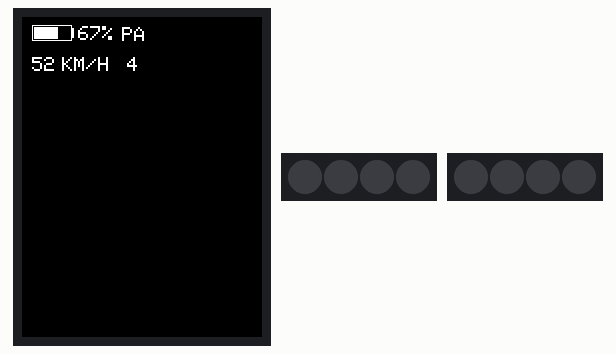
Recording of a sketch running on a simulated ESP32-S3. Shown: 240×320 colour display, 2 × 4 RGB LEDs in strip order, left to right. Dim RGB values are drawn brighter than linear; what the sketch prints to the serial monitor is not drawn.

Above: at 0.3 s.
At 5.45 s:
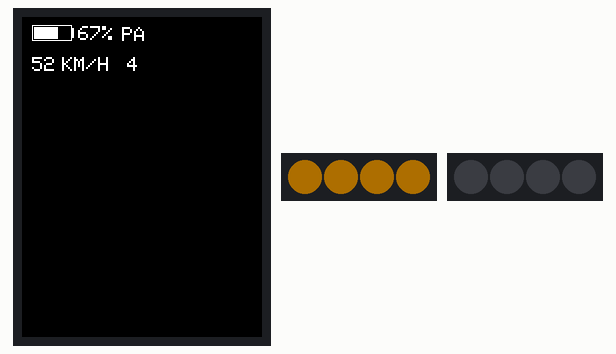
At 7.55 s:
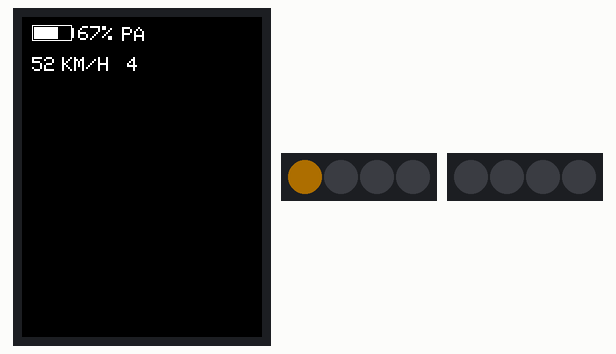
At 9.35 s:
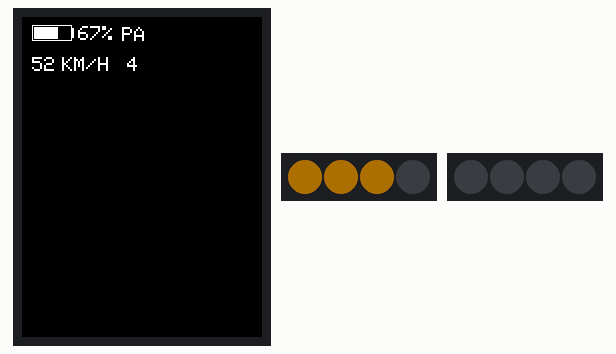
At 11.25 s:
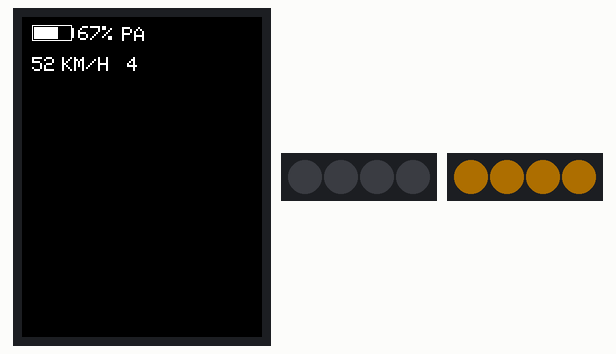
At 14.75 s:
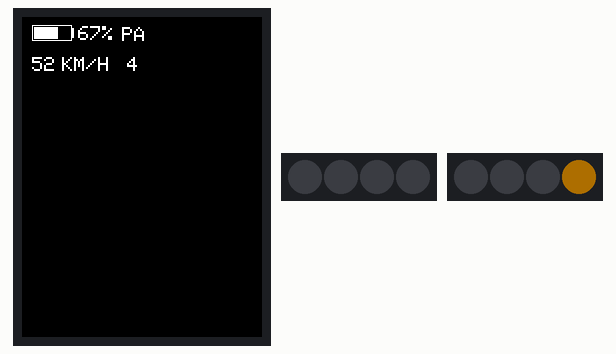
Timing chart, 0 to 40.0 s (numbered marks = the images above):
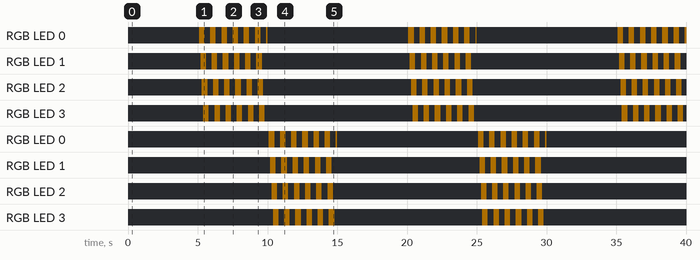

The sketch:

display-2026-led-strips.ino
```cpp
/**************************************************************************
  Electrium Mobility Bakfiets display
  ILI9341 240x320 SPI TFT on an ESP32-S3, using the hardware SPI peripheral,
  plus left/right turn signals on two LED strips (sweep animation).
  Board: ESP32-S3 (Tools > Board > ESP32S3 Dev Module).

  Contributors: Patrick He, Kimberley Hoang, Alisa Wu, Saptarshi Bhattacherya,
                David Ertel, Youji Li [INSERT NAMES HERE]
 **************************************************************************/

#include <SPI.h>
#include <Adafruit_GFX.h>
#include <Adafruit_ILI9341.h>
#include <Adafruit_NeoPixel.h>

//****************************************************************************************************************
// DISPLAY: pins and settings
//****************************************************************************************************************

// Pins are the ESP32-S3's default FSPI (SPI2) pins, so the SPI hardware can drive them directly

// FSPICS0
// chip select: low = screen selected, high = screen ignores the SPI lines
#define CS 10

// FSPICLK
// clock signal generated by the SPI peripheral to synchronise data transfer
#define CLK 12

// FSPID
// ESP output, peripheral input
#define MOSI 11

// FSPIQ
// ESP input, peripheral output (not needed for drawing, only for reading from the screen)
#define MISO 13

// data/command pin: low = the bytes are a command, high = the bytes are pixel data
#define DC 9

// reset
#define RST 8

#define SCREEN_WIDTH 240
#define SCREEN_HEIGHT 320

// SPI clock speed for the screen. Lower it (20 or 10 MHz) if pixels look garbled on real hardware
#define SPI_FREQ 40000000

// How often the screen is redrawn
#define DISPLAY_MS 200  // 5 times per second

// Instantiate new driver object (controls the screen)
// Passing only CS, DC and RST makes the library use the hardware SPI peripheral
// (passing all six pins would make it bit-bang the data in software, which is much slower)
Adafruit_ILI9341 screen = Adafruit_ILI9341(CS, DC, RST);

// Last time the screen was redrawn
unsigned long lastDisplay = 0;

//****************************************************************************************************************
// TURN SIGNALS: pins, settings and state
//****************************************************************************************************************

// LED strips: one per side
#define LEFT_STRIP_PIN   5
#define RIGHT_STRIP_PIN  4
#define LEDS_PER_SIDE    4      // must match "pixels" in the Wokwi diagram

// Brightness 0 to 255. Keep it low: at full white each LED can draw about 60 mA from the 5 V supply
#define BRIGHTNESS  50

// Turn signal colour as red, green, blue (0 to 255 each)
#define TURN_COLOR  Adafruit_NeoPixel::Color(255, 165, 0)   // orange

// One object per strip: it knows its LED count and pin, and stores its LEDs' colours
// NEO_GRB = colour order of WS2812 LEDs, NEO_KHZ800 = their 800 kHz data speed
Adafruit_NeoPixel leftStrip(LEDS_PER_SIDE, LEFT_STRIP_PIN, NEO_GRB + NEO_KHZ800);
Adafruit_NeoPixel rightStrip(LEDS_PER_SIDE, RIGHT_STRIP_PIN, NEO_GRB + NEO_KHZ800);

// Sweep speed: a full sweep takes SWEEP_MS, split evenly between the LEDs
#define SWEEP_MS      400                            // how long one full sweep should take
#define TURN_STEP_MS  (SWEEP_MS / LEDS_PER_SIDE)     // 400 / 4 = 100 ms per step

// Sweep progress
int  sweepIndex = 0;          // which LED the sweep is on
bool sweepLighting = true;    // true = lighting LEDs up, false = turning them back off
unsigned long lastStep = 0;   // last time the sweep moved one LED

// Fake input: changes the signal every FAKE_INPUT_MS (temporary, until the real button or switch is chosen)
#define FAKE_INPUT_MS 5000
unsigned long lastFakeInput = 0;

// Which signal the rider wants
enum SignalState { SIGNAL_OFF, SIGNAL_LEFT, SIGNAL_RIGHT };
SignalState signalState = SIGNAL_OFF;
SignalState lastState = SIGNAL_OFF;   // the state on the previous pass, to detect changes

//****************************************************************************************************************
// SETUP AND LOOP
//****************************************************************************************************************

void setup() {
  Serial.begin(9600);

  // Display: route the hardware SPI peripheral to our pins (clock, MISO, MOSI, chip select)
  SPI.begin(CLK, MISO, MOSI, CS);

  // Display: reset the screen, send its startup commands, and set the SPI clock speed
  screen.begin(SPI_FREQ);

  // Display: start from a clean black background
  screen.fillScreen(ILI9341_BLACK);

  // Turn signals: set up the LED strips
  setupSignals();
}

void loop() {

  // Turn signals: read the input, then update the sweep (runs every loop, never blocked)
  updateSignalInput();
  updateSignalSweep();

  // Display: redraw every DISPLAY_MS, using millis() instead of delay() so the turn signals keep running
  if (millis() - lastDisplay >= DISPLAY_MS) {
    lastDisplay = millis();
    drawBattery(67);  // hard-coded for now, will come from the motor controller
    drawSpeed(52);    // hard-coded for now, will come from the motor controller
    drawLevel(4);     // hard-coded for now, will come from the PA button
  }

}

//****************************************************************************************************************
// DISPLAY: drawing functions
//****************************************************************************************************************

void drawBattery(uint8_t percentage) {
  int16_t batteryWidth = 40;
  int16_t batteryHeight = 16;
  int16_t batteryX = 10; // Position from the left edge
  int16_t batteryY = 8;  // Position from the top edge

  // Calculate the width of the battery's fill
  int16_t fillWidth = (batteryWidth - 4) * percentage / 100;

  // battery outline
  screen.drawRect(batteryX, batteryY, batteryWidth, batteryHeight, ILI9341_WHITE);
  screen.fillRect(batteryX + batteryWidth, batteryY + 3, 2, batteryHeight - 6, ILI9341_WHITE);

  // battery fill
  screen.fillRect(batteryX + 2, batteryY + 2, fillWidth, batteryHeight - 4, ILI9341_WHITE);

  // battery percent
  screen.setTextSize(2);
  screen.setTextColor(ILI9341_WHITE);
  screen.setCursor(batteryX + batteryWidth + 6, batteryY + 1);
  screen.print(percentage);
  screen.print('%');
}

// Draw speed in KM/H
void drawSpeed(uint8_t speed) {
  screen.setTextSize(2);
  screen.setTextColor(ILI9341_WHITE);
  screen.setCursor(10, 40);
  screen.println(speed);

  screen.setTextSize(2);
  screen.setTextColor(ILI9341_WHITE);
  screen.setCursor(40, 40);
  screen.println(F("KM/H"));
}

// Draw Pedal Assist (PA) level, e.g. 'PA 5'
void drawLevel(uint8_t level) {
  screen.setTextSize(2);
  screen.setTextColor(ILI9341_WHITE);
  screen.setCursor(100, 10);
  screen.println(F("PA"));

  screen.setTextSize(2);
  screen.setTextColor(ILI9341_WHITE);
  screen.setCursor(105, 40);
  screen.println(level);
}

// Screen test from the Adafruit example: draws sample text and returns how long it took in microseconds.
// Not called anywhere. Kept for testing the screen.
unsigned long testText() {

  // fill the screen with a colour
  screen.fillScreen(ILI9341_BLUE);

  // record start time (used for seeing how long the function takes to complete)
  unsigned long start = micros();

  screen.setCursor(0, 0);
  screen.setTextColor(ILI9341_WHITE);  screen.setTextSize(1);
  screen.println("Hello World!");
  screen.setTextColor(ILI9341_YELLOW); screen.setTextSize(2);
  screen.println(1234.56);
  screen.setTextColor(ILI9341_RED);    screen.setTextSize(3);
  screen.println(0xDEADBEEF, HEX);
  screen.println();
  screen.setTextColor(ILI9341_GREEN);
  screen.setTextSize(5);
  screen.println("Groop");
  screen.setTextSize(2);
  screen.println("I implore thee,");
  screen.setTextSize(1);
  screen.println("my foonting turlingdromes.");
  screen.println("And hooptiously drangle me");
  screen.println("with crinkly bindlewurdles,");
  screen.println("Or I will rend thee");
  screen.println("in the gobberwarts");
  screen.println("with my blurglecruncheon,");
  screen.println("see if I don't!");

  // return the duration of the command
  return micros() - start;
}

//****************************************************************************************************************
// TURN SIGNALS: LED output
// The only part that changes if we switch from simple LEDs to an LED strip
//****************************************************************************************************************

// Start both strips, set the brightness, and turn every LED off
void setupSignals() {
  leftStrip.begin();
  rightStrip.begin();
  leftStrip.setBrightness(BRIGHTNESS);
  rightStrip.setBrightness(BRIGHTNESS);
  clearSignals();
}

// Turn every LED on both strips off
void clearSignals() {
  leftStrip.clear();
  showStrip(leftStrip, RIGHT_STRIP_PIN);
  rightStrip.clear();
  showStrip(rightStrip, LEFT_STRIP_PIN);
}

// Send one strip's colours. The library shares one hardware channel between both strips,
// so first make the other strip's pin a plain LOW output, so it can't echo the same data
void showStrip(Adafruit_NeoPixel &strip, int otherPin) {
  pinMode(otherPin, OUTPUT);
  digitalWrite(otherPin, LOW);
  strip.show();
}

//****************************************************************************************************************
// TURN SIGNALS: sweep
//****************************************************************************************************************

// Every TURN_STEP_MS, light (or turn off) the next LED on the active strip.
// When the strip is full, it empties the same way, then fills up again.
void updateSignalSweep() {
  // New state? Wipe both strips and restart the sweep from the first LED
  if (signalState != lastState) {
    lastState = signalState;
    clearSignals();
    sweepIndex = 0;
    sweepLighting = true;
    lastStep = millis();
  }

  if (signalState == SIGNAL_OFF) {
    return;  // nothing to animate
  }
  if (millis() - lastStep < TURN_STEP_MS) {
    return;  // not time for the next step yet
  }
  lastStep = millis();

  // Lighting up -> turn colour, emptying -> off (0 = black)
  uint32_t colour = sweepLighting ? TURN_COLOR : 0;

  // Change one LED on the active side's strip, then send it
  if (signalState == SIGNAL_LEFT) {
    leftStrip.setPixelColor(sweepIndex, colour);
    showStrip(leftStrip, RIGHT_STRIP_PIN);
  } else {
    rightStrip.setPixelColor(sweepIndex, colour);
    showStrip(rightStrip, LEFT_STRIP_PIN);
  }

  // Move to the next LED. After the last one, start over and switch between filling and emptying
  sweepIndex++;
  if (sweepIndex >= LEDS_PER_SIDE) {
    sweepIndex = 0;
    sweepLighting = !sweepLighting;
  }
}

//****************************************************************************************************************
// TURN SIGNALS: fake input
// Temporary: replace with the real button or switch once the team chooses one
//****************************************************************************************************************

// Every FAKE_INPUT_MS, cycle the signal: off -> left -> right -> off
void updateSignalInput() {
  if (millis() - lastFakeInput >= FAKE_INPUT_MS) {
    lastFakeInput = millis();

    if (signalState == SIGNAL_OFF) {
      signalState = SIGNAL_LEFT;
      Serial.println("Signal: LEFT");
    }
    else if (signalState == SIGNAL_LEFT) {
      signalState = SIGNAL_RIGHT;
      Serial.println("Signal: RIGHT");
    }
    else {
      signalState = SIGNAL_OFF;
      Serial.println("Signal: OFF");
    }
  }
}
```

Measured:
- by itself, RGB LED 1–3: repeats every 15.0 s: 5 × (off 0.40 s, RGB(50, 32, 0) 0.40 s), off 10.6 s, RGB(50, 32, 0) 0.40 s
- by itself, RGB LED 0: repeats every 15.0 s: 5 × (off 0.40 s, RGB(50, 32, 0) 0.40 s), off 0.40 s, RGB(50, 32, 0) 0.09 s, off 10.1 s, RGB(50, 32, 0) 0.40 s
- by itself, RGB LED 0: goes 6 × (RGB(50, 32, 0) 0.40 s, off 0.40 s), RGB(50, 32, 0) 0.09 s, off 10.1 s, 6 × (RGB(50, 32, 0) 0.40 s, off 0.40 s), RGB(50, 32, 0) 0.09 s, then off
